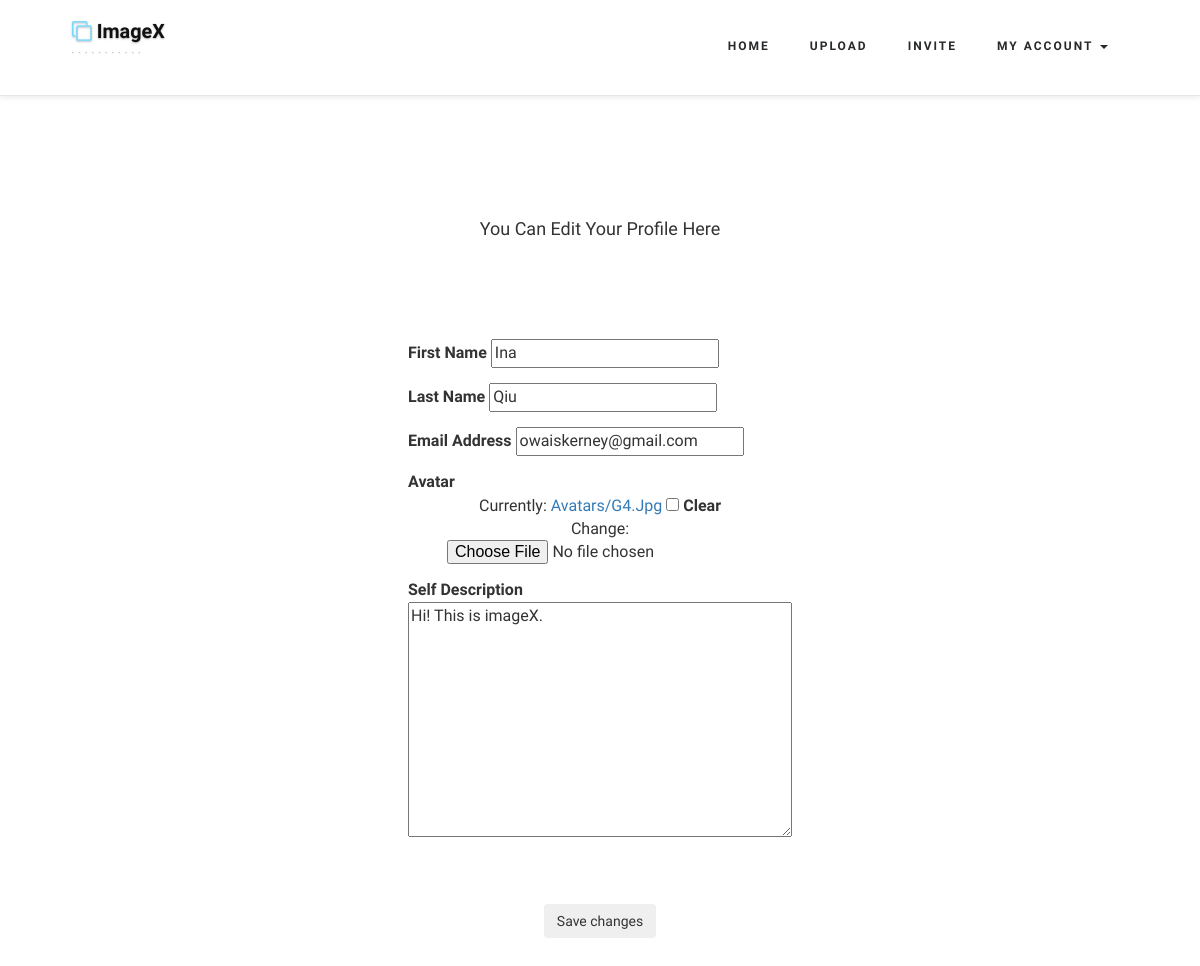
Before: /edit_profile/ (signed in) with the older database file.
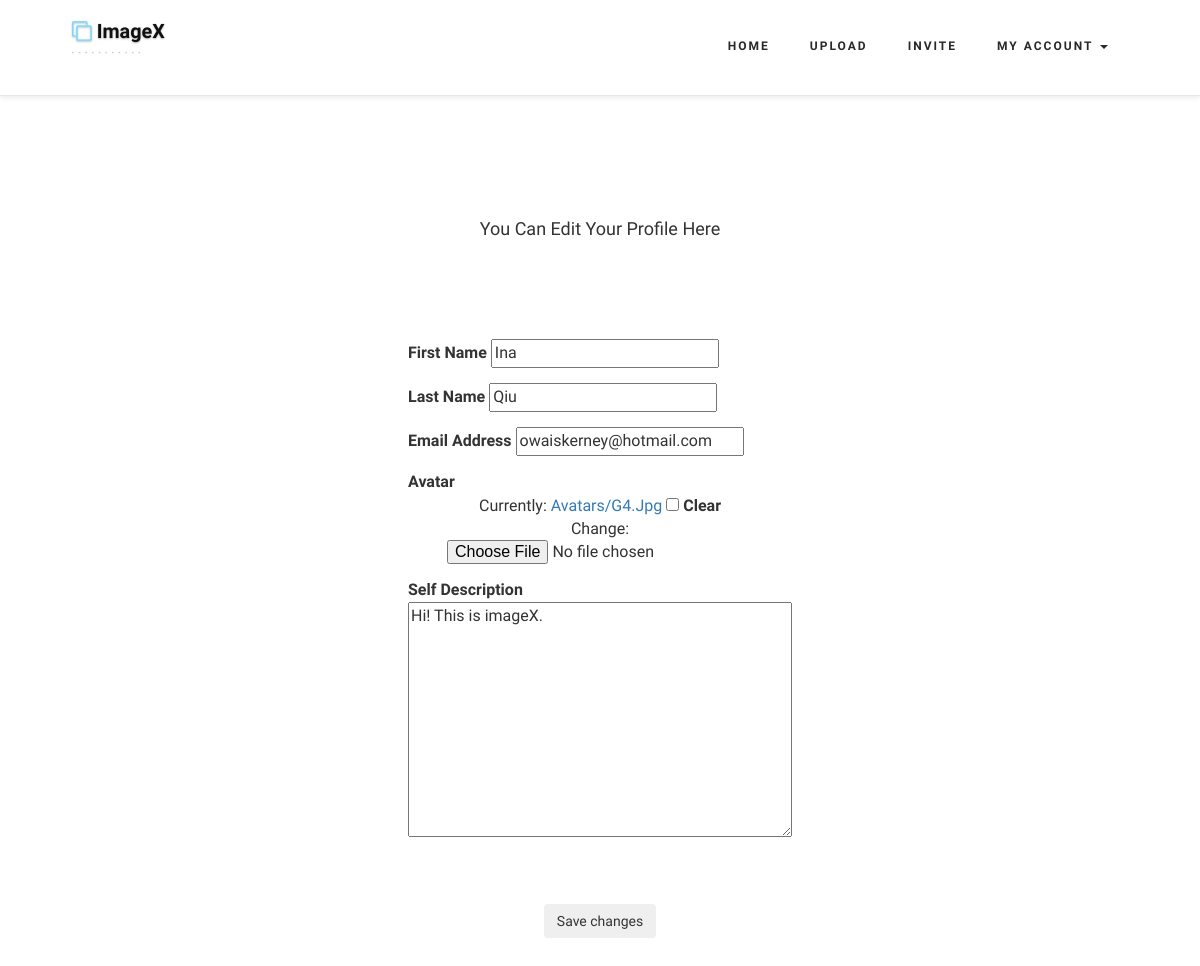
After: the same page with the newer database file.
### mainApp/models.py (models this page shows, shortened)
class Member(AbstractUser):
	avatar = models.ImageField(upload_to='avatars/',validators=[validate_file_extension], blank=True)
	self_description = models.TextField(max_length=30,blank=True)
	class Meta(AbstractUser.Meta):
		pass

### mainApp/views.py (the view)
# urls.py: url(r'^edit_profile/',views.edit_profile, name='edit_profile'),
@login_required
def edit_profile(request):
    if request.method == 'POST':
        form = EditProfileForm(request.POST, request.FILES, instance=request.user)
        if form.is_valid():
            all_email = Member.objects.all()
            for ema in all_email:
                if request.user.email == ema.email:
                    if(request.user != ema):
                        return render(request,'edit_profile.html',{'feedback':json.dumps("This email has been used by someone else!")})
            form.save()
            return redirect(myaccount)
    else:
        form = EditProfileForm(instance=request.user)
    return render(request,'edit_profile.html',{'form':form})

### mainApp/forms.py
class EditProfileForm(UserChangeForm):
    class Meta(UserChangeForm.Meta):
        model = Member
        fields = ['first_name', 'last_name', 'email','avatar','self_description', 'password',]

### mainApp/templates/edit_profile.html (shortened to what this page needs)
<!DOCTYPE html>
<html>
<head>
	{% load staticfiles %}
</head>
<body>
	{% if user.is_authenticated %}
	{% include 'base_login.html' %}
	{% else %}
	{% include 'base.html' %}
	{% endif %}
	<div class="banner_bottom">
		<div class="container">
			<div class="about">
				<center><h3>You can edit your profile here</h3></center><br><br><br><br>
				<form action="" method='POST' enctype='multipart/form-data'>
					<table width=15% align="center">
						<tbody>
							<tr><td align="left">
								<div class="form-group">
									<label for="{{ form.first_name.id_for_label }}">First Name</label>
									{{form.first_name}}<br>
								</div></td></tr>
								<tr><td align="left">
									<div class="form-group">
										<label for="{{ form.last_name.id_for_label }}">Last Name</label>
										{{ form.last_name }}<br>
									</div></td></tr>
									<tr><td align="left">
										<div class="form-group">
											<label for="{{ form.email.id_for_label }}">Email Address</label>
											{{ form.email }}<br>
										</div></td></tr>
										<tr><td align="left">
											<div class="form-group">
												<label for="{{ form.avatar.id_for_label }}">Avatar</label>
												<center>{{ form.avatar }}</center>
											</div></td></tr>
											<tr><td align="left">
												<div class="form-group">
													<label for="{{ form.self_description.id_for_label }}">Self Description</label>
													{{ form.self_description }}<br>
												</div></td></tr>
												<tr><td align="center"><br><br><button type="submit" class="btn btn-outline-secondary">Save changes</button></center></td></tr>
											</tbody></table>
										</form>
									</div>
								</div>
							</div>
</body>
</html>

Changed rows visible on the page:
changed Member "Ina": email "owaiskerney@gmail.com" → "owaiskerney@hotmail.com"
